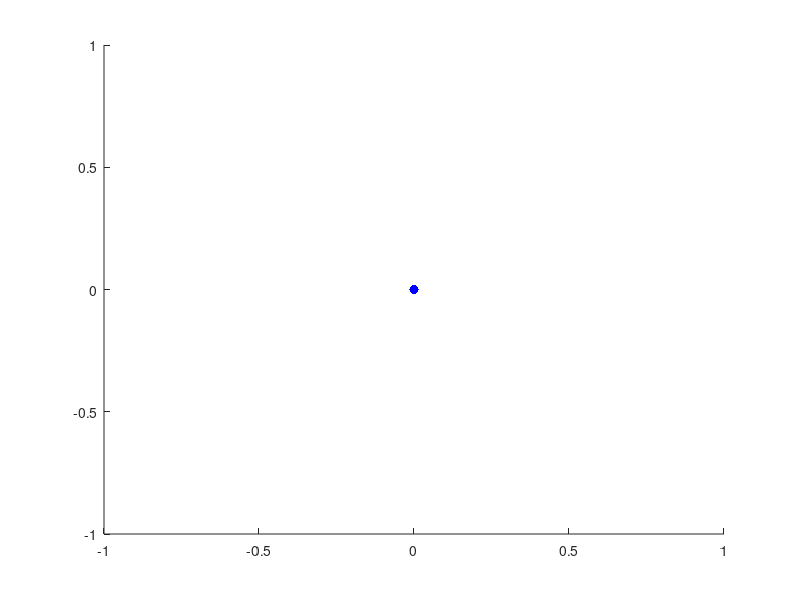

Source code (MATLAB): (Note: this script raises an error after producing the figure.)
function [handle] = init_figure_robot()
    
    hold on;
    
    
%% Robot joints
    
    handle.Hip                 = plot(0,0,'b.', 'MarkerSize',5);    
    handle.joint.Left.Knee     = plot(0,0,'r.', 'MarkerSize',20);
    handle.joint.Right.Knee    = plot(0,0,'b.', 'MarkerSize',20);
    handle.joint.Left.Ankle    = plot(0,0,'r.', 'MarkerSize',20);
    handle.joint.Right.Ankle   = plot(0,0,'b.', 'MarkerSize',20);
    handle.joint.Left.Foot     = plot(0,0,'r.', 'MarkerSize',20);
    handle.joint.Right.Foot    = plot(0,0,'b.', 'MarkerSize',20);
    
%% Segments    
    handle.segment.Left.Thigh   = line ([0,0], [0,0], 'Color', 'r');
    handle.segment.Right.Thigh  = line ([0,0], [0,0], 'Color', 'b');
    handle.segment.Left.Shang   = line ([0,0], [0,0], 'Color', 'r');
    handle.segment.Right.Shang  = line ([0,0], [0,0], 'Color', 'b');
    handle.segment.Left.Foot    = line ([0,0], [0,0], 'Color', 'r');
    handle.segment.Right.Foot   = line ([0,0], [0,0], 'Color', 'b');

%% Motors

    handle.motor.Left.Hip           = line ([0,0], [0,0], 'LineWidth', 5, 'Color', [1,0,0,0.2], 'Marker', '.');
    handle.motor.Right.Hip          = line ([0,0], [0,0], 'LineWidth', 5, 'Color', [0,0,1,0.2], 'Marker', '.');
    handle.motor.Left.Knee          = line ([0,0], [0,0], 'LineWidth', 5, 'Color', [1,0,0,0.2], 'Marker', '.');
    handle.motor.Right.Knee         = line ([0,0], [0,0], 'LineWidth', 5, 'Color', [0,0,1,0.2], 'Marker', '.');
    handle.motor.Left.Ankle         = line ([0,0], [0,0], 'LineWidth', 5, 'Color', [1,0,0,0.2], 'Marker', '.');
    handle.motor.Right.Ankle        = line ([0,0], [0,0], 'LineWidth', 5, 'Color', [0,0,1,0.2], 'Marker', '.');
    handle.motor.Left.Hip_Knee      = line ([0,0], [0,0], 'LineWidth', 5, 'Color', [1,0,0,0.2], 'Marker', '.');
    handle.motor.Right.Hip_Knee     = line ([0,0], [0,0], 'LineWidth', 5, 'Color', [0,0,1,0.2], 'Marker', '.');
    handle.motor.Left.Knee_Ankle    = line ([0,0], [0,0], 'LineWidth', 5, 'Color', [1,0,0,0.2], 'Marker', '.');
    handle.motor.Right.Knee_Ankle   = line ([0,0], [0,0], 'LineWidth', 5, 'Color', [0,0,1,0.2], 'Marker', '.');
    
%% Torques   

    handle.torque.Left.Knee     = plot(0,0,'ro', 'MarkerSize',0.1);    
    handle.torque.Right.Knee    = plot(0,0,'bo', 'MarkerSize',0.1);
    handle.torque.Left.Ankle    = plot(0,0,'ro', 'MarkerSize',0.1);
    handle.torque.Right.Ankle   = plot(0,0,'bo', 'MarkerSize',0.1);
    handle.torque.Left.Foot     = plot(0,0,'ro', 'MarkerSize',0.1);
    handle.torque.Right.Foot    = plot(0,0,'bo', 'MarkerSize',0.1);
    
    axis square equal;
    grid on;
    axis([-1000, 1000, -1000, 400]);
    set(gca,'XAxisLocation','bottom','YAxisLocation','left');
    xlabel ('X');
    ylabel ('Y');   
    
end

